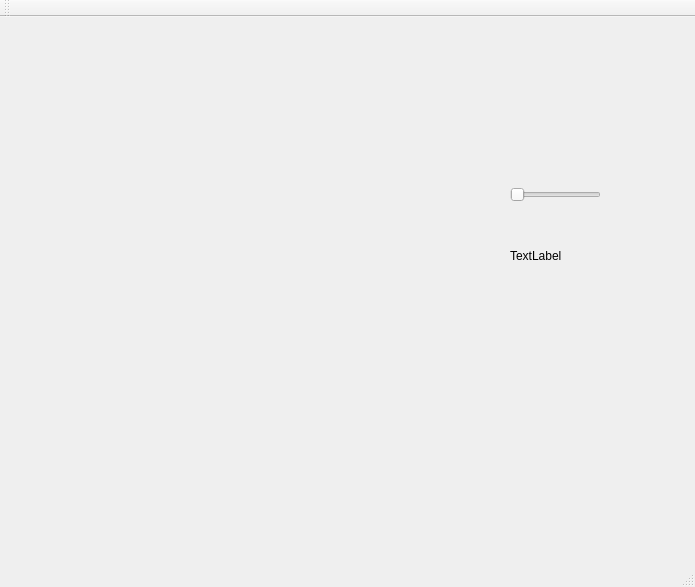
<?xml version="1.0" encoding="UTF-8"?>
<ui version="4.0">
 <class>MainWindow</class>
 <widget class="QMainWindow" name="MainWindow">
  <property name="geometry">
   <rect>
    <x>0</x>
    <y>0</y>
    <width>695</width>
    <height>587</height>
   </rect>
  </property>
  <property name="windowTitle">
   <string>MainWindow</string>
  </property>
  <widget class="QWidget" name="centralWidget">
   <widget class="QCustomPlot" name="plot" native="true">
    <property name="geometry">
     <rect>
      <x>20</x>
      <y>50</y>
      <width>481</width>
      <height>371</height>
     </rect>
    </property>
   </widget>
   <widget class="QSlider" name="horizontalSlider">
    <property name="geometry">
     <rect>
      <x>510</x>
      <y>170</y>
      <width>91</width>
      <height>16</height>
     </rect>
    </property>
    <property name="orientation">
     <enum>Qt::Horizontal</enum>
    </property>
   </widget>
   <widget class="QLabel" name="label">
    <property name="geometry">
     <rect>
      <x>510</x>
      <y>230</y>
      <width>67</width>
      <height>17</height>
     </rect>
    </property>
    <property name="text">
     <string>TextLabel</string>
    </property>
   </widget>
  </widget>
  <widget class="QMenuBar" name="menuBar">
   <property name="geometry">
    <rect>
     <x>0</x>
     <y>0</y>
     <width>695</width>
     <height>22</height>
    </rect>
   </property>
  </widget>
  <widget class="QToolBar" name="mainToolBar">
   <attribute name="toolBarArea">
    <enum>TopToolBarArea</enum>
   </attribute>
   <attribute name="toolBarBreak">
    <bool>false</bool>
   </attribute>
  </widget>
  <widget class="QStatusBar" name="statusBar"/>
 </widget>
 <layoutdefault spacing="6" margin="11"/>
 <customwidgets>
  <customwidget>
   <class>QCustomPlot</class>
   <extends>QWidget</extends>
   <header>qcustomplot.h</header>
   <container>1</container>
  </customwidget>
 </customwidgets>
 <resources/>
 <connections/>
</ui>
